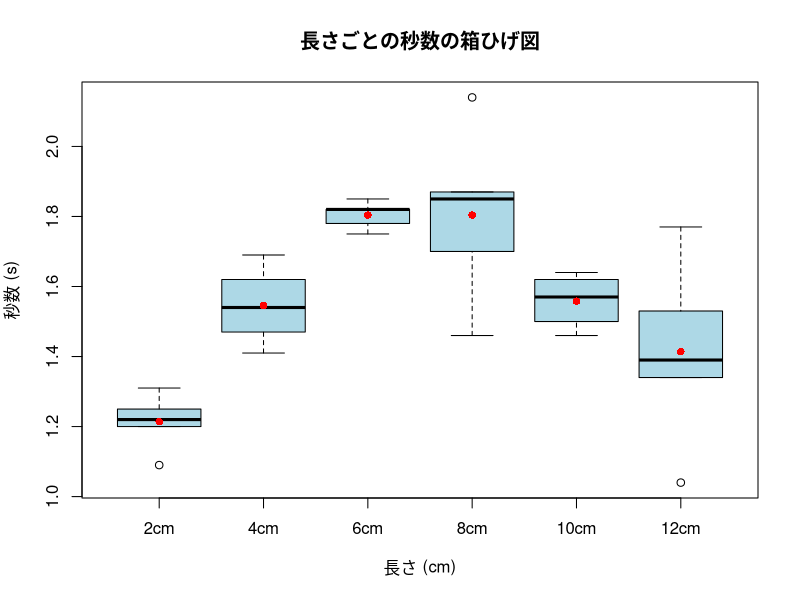

Source code (R):
## ---- chunk 1
knitr::opts_chunk$set(echo = TRUE)
# 必要なライブラリの読み込み
# library(car) # 必要に応じて有効化
## ---- chunk 2
# --- データの入力 ---
# 画像データに基づく入力 (単位: 秒)
y_2cm  <- c(1.31, 1.20, 1.25, 1.22, 1.09)
y_4cm  <- c(1.47, 1.41, 1.69, 1.54, 1.62)
y_6cm  <- c(1.75, 1.82, 1.85, 1.78, 1.82)
y_8cm  <- c(1.85, 1.46, 1.87, 1.70, 2.14)
y_10cm <- c(1.57, 1.64, 1.62, 1.46, 1.50)
y_12cm <- c(1.04, 1.77, 1.34, 1.53, 1.39)

# 全データを結合 (ベクトルy)
y <- c(y_2cm, y_4cm, y_6cm, y_8cm, y_10cm, y_12cm)

# 群を表す因子ベクトルを作成 (各5回繰り返し、計6水準)
# グラフでの表示順序を保つため、levelsを指定
groups <- c("2cm", "4cm", "6cm", "8cm", "10cm", "12cm")
x <- factor(rep(groups, each = 5), levels = groups)

# データフレームとして確認
data_df <- data.frame(Length = x, Time = y)
print(head(data_df)) # 最初の数行を表示
print(tail(data_df)) # 最後の数行を表示
## ---- chunk 3
# 全体の平均
mean_total <- mean(y)

# 各群の平均を計算 (tapplyを使用)
group_means <- tapply(y, x, mean)

print(paste("全体平均:", round(mean_total, 3)))
print("各群(長さ)の平均:")
print(round(group_means, 3))

# 箱ひげ図の描画
boxplot(y ~ x, 
        main = "長さごとの秒数の箱ひげ図",
        xlab = "長さ (cm)",
        ylab = "秒数 (s)",
        col = "lightblue")
# 平均値を赤点で追加
points(1:6, group_means, pch=16, col="red")
## ---- chunk 4
# --- 平方和の計算 (Sum of Squares) ---

# 1. SST: 総平方和 (Total Sum of Squares)
SST <- sum((y - mean(y))^2)

# 2. SSA: 群間平方和 (Sum of Squares Between Groups)
# 各群の平均と全体平均の差の二乗 × データ数(5)
# 手計算のロジックを再現
SSA_parts <- 5 * (group_means - mean_total)^2
SSA <- sum(SSA_parts)

# 3. SSE: 誤差平方和 (Sum of Squares Error)
# 各データと、その群の平均との差の二乗和
# 各群ごとの分散計算を行い、合計する手法と同義
SSE_parts <- tapply(y, x, function(v) sum((v - mean(v))^2))
SSE <- sum(SSE_parts)

# 結果の表示
cat("SST (総平方和):", SST, "\n")
cat("SSA (群間平方和):", SSA, "\n")
cat("SSE (誤差平方和):", SSE, "\n")
## ---- chunk 5
# --- 分散分析表の要素計算 ---

# 定数定義
a <- 6       # 水準数 (群の数)
n <- 5       # 繰り返し数
N <- a * n   # 総データ数 (30)

# 自由度 (Degrees of Freedom)
df_A <- a - 1      # 群間の自由度 (6 - 1 = 5)
df_E <- N - a      # 誤差の自由度 (30 - 6 = 24)

# 平均平方 (Mean Squares: 不偏分散)
VA <- SSA / df_A
VE <- SSE / df_E

# F値の計算
Fval <- VA / VE

# p値の計算 (F分布の上側確率)
pval <- 1 - pf(Fval, df_A, df_E)

# 棄却限界値 (有意水準5%)
critical_val <- qf(0.95, df_A, df_E)

# 結果出力
cat("自由度(群間):", df_A, "\n")
cat("自由度(誤差):", df_E, "\n")
cat("平均平方(VA):", VA, "\n")
cat("平均平方(VE):", VE, "\n")
cat("F値:", Fval, "\n")
cat("p値:", pval, "\n")
cat("棄却限界値(95%):", critical_val, "\n")

if(pval < 0.05) {
  cat("判定: 有意差あり (p < 0.05). 長さによって秒数に違いがあると言える。\n")
} else {
  cat("判定: 有意差なし (p >= 0.05).\n")
}
## ---- chunk 6
# --- 行列を用いた最小二乗法の確認 ---
# デザイン行列 X の作成 
# (切片1列 + ダミー変数5列 = 6列, 行数は30)
# 2cmを基準(Intercept)とし、4cm～12cmをダミー変数とする

# 1列目: 切片 (すべて1)
col_intercept <- rep(1, N)

# ダミー変数の作成 (各群に対応する行だけ1、それ以外0)
# 例: 4cm群なら、6～10行目が1
col_4cm  <- rep(c(0,1,0,0,0,0), each=5)
col_6cm  <- rep(c(0,0,1,0,0,0), each=5)
col_8cm  <- rep(c(0,0,0,1,0,0), each=5)
col_10cm <- rep(c(0,0,0,0,1,0), each=5)
col_12cm <- rep(c(0,0,0,0,0,1), each=5)

# 行列結合
matx <- cbind(col_intercept, col_4cm, col_6cm, col_8cm, col_10cm, col_12cm)

# 行列の確認 (大きすぎるため最初の10行のみ表示)
print("デザイン行列 X (先頭10行):")
print(head(matx, 10))

# パラメータ beta の推定: beta = (X'X)^-1 X'y
# 行列演算
XtX <- t(matx) %*% matx
XtX_inv <- solve(XtX)
Xty <- t(matx) %*% y
beta <- XtX_inv %*% Xty

# 行名の設定 (結果を見やすくするため)
rownames(beta) <- c("Intercept(2cm)", "Diff_4cm", "Diff_6cm", 
                    "Diff_8cm", "Diff_10cm", "Diff_12cm")

print("行列演算で推定されたパラメータ:")
print(beta)
print("※ Interceptは2cmの平均、他は2cmとの差を表します")
## ---- chunk 7
# --- Rの組込関数による検算 ---

# 線形回帰モデル (lm)
model <- lm(y ~ x)

print("--- lm関数の結果 (係数) ---")
print(coef(model))

# 分散分析表 (anova)
print("--- 分散分析表 (ANOVA Table) ---")
anova_res <- anova(model)
print(anova_res)
